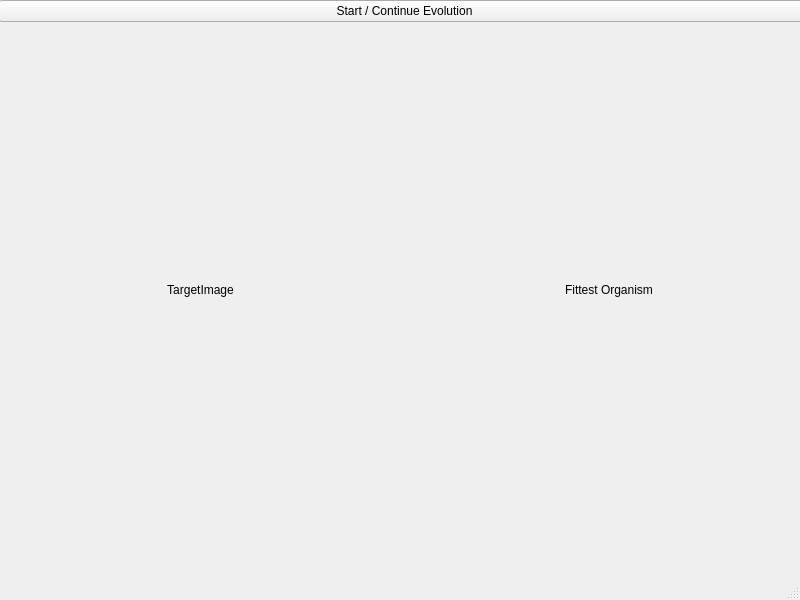
<?xml version="1.0" encoding="UTF-8"?>
<ui version="4.0">
 <class>QtEvoPicClass</class>
 <widget class="QMainWindow" name="QtEvoPicClass">
  <property name="geometry">
   <rect>
    <x>0</x>
    <y>0</y>
    <width>800</width>
    <height>600</height>
   </rect>
  </property>
  <property name="sizePolicy">
   <sizepolicy hsizetype="Ignored" vsizetype="Preferred">
    <horstretch>0</horstretch>
    <verstretch>0</verstretch>
   </sizepolicy>
  </property>
  <property name="windowTitle">
   <string>MainWindow</string>
  </property>
  <widget class="QWidget" name="centralwidget">
   <property name="sizePolicy">
    <sizepolicy hsizetype="Ignored" vsizetype="Ignored">
     <horstretch>0</horstretch>
     <verstretch>0</verstretch>
    </sizepolicy>
   </property>
   <widget class="QWidget" name="gridLayoutWidget">
    <property name="geometry">
     <rect>
      <x>-1</x>
      <y>0</y>
      <width>811</width>
      <height>551</height>
     </rect>
    </property>
    <layout class="QGridLayout" name="gridLayout">
     <item row="1" column="0">
      <widget class="QLabel" name="targetImageLabel">
       <property name="sizePolicy">
        <sizepolicy hsizetype="Minimum" vsizetype="Minimum">
         <horstretch>0</horstretch>
         <verstretch>0</verstretch>
        </sizepolicy>
       </property>
       <property name="text">
        <string>TargetImage</string>
       </property>
       <property name="alignment">
        <set>Qt::AlignCenter</set>
       </property>
      </widget>
     </item>
     <item row="1" column="1">
      <widget class="QLabel" name="phenotypeImageLabel">
       <property name="sizePolicy">
        <sizepolicy hsizetype="Minimum" vsizetype="Minimum">
         <horstretch>0</horstretch>
         <verstretch>0</verstretch>
        </sizepolicy>
       </property>
       <property name="text">
        <string>Fittest Organism</string>
       </property>
       <property name="alignment">
        <set>Qt::AlignCenter</set>
       </property>
      </widget>
     </item>
     <item row="0" column="0" colspan="2">
      <widget class="QPushButton" name="toggleEvolutionButton">
       <property name="text">
        <string>Start / Continue Evolution</string>
       </property>
      </widget>
     </item>
    </layout>
   </widget>
  </widget>
  <widget class="QMenuBar" name="menubar">
   <property name="geometry">
    <rect>
     <x>0</x>
     <y>0</y>
     <width>800</width>
     <height>26</height>
    </rect>
   </property>
  </widget>
  <widget class="QStatusBar" name="statusbar"/>
 </widget>
 <resources/>
 <connections/>
</ui>
